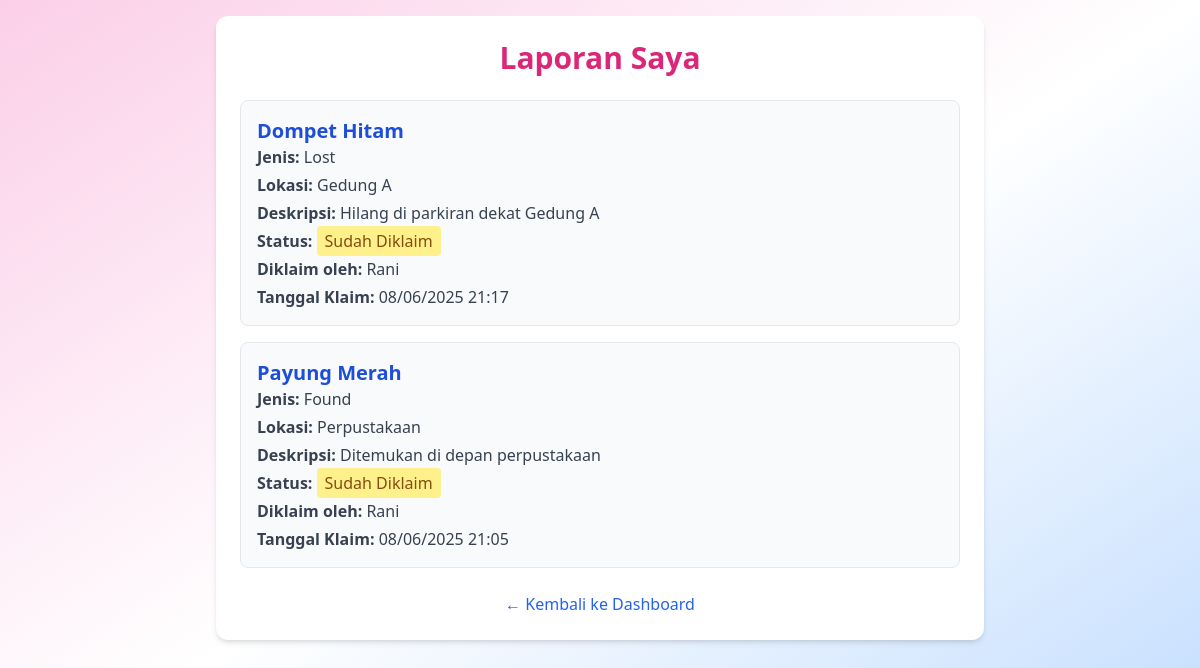
Screenshot of /laporan.php (signed in) with the database file from the repository.
### tables this page shows
CREATE TABLE `claims` (
  `claim_id` int(11) NOT NULL,
  `item_id` int(11) NOT NULL,
  `claimant_id` int(11) NOT NULL,
  `date_claimed` datetime DEFAULT current_timestamp(),
  `status` enum('pending','approved','rejected') DEFAULT 'pending'
);

CREATE TABLE `items` (
  `item_id` int(11) NOT NULL,
  `user_id` int(11) NOT NULL,
  `title` varchar(100) NOT NULL,
  `description` text DEFAULT NULL,
  `type` enum('lost','found') NOT NULL,
  `location` varchar(100) DEFAULT NULL,
  `date_reported` date DEFAULT curdate(),
  `status` enum('available','claimed') DEFAULT 'available'
);

CREATE TABLE `users` (
  `user_id` int(11) NOT NULL,
  `name` varchar(100) NOT NULL,
  `email` varchar(100) NOT NULL,
  `password` varchar(255) NOT NULL
);

### public/laporan.php (the view, shortened to what this page needs)
<?php
require_once '../includes/db.php';
try {
    $stmt = $pdo->query("
        SELECT
            i.item_id,
            i.title,
            i.description,
            i.location,
            i.type,
            i.date_reported,
            i.status,
            u.name as reporter_name,
            c.claim_id,
            c.status as claim_status,
            c.date_claimed,
            u2.name as claimant_name
        FROM items i
        JOIN users u ON i.user_id = u.user_id
        LEFT JOIN claims c ON i.item_id = c.item_id
        LEFT JOIN users u2 ON c.claimant_id = u2.user_id
        ORDER BY i.date_reported DESC
    ");
    $items = $stmt->fetchAll();
} catch (Exception $e) {
    $error = "Gagal memuat data laporan.";
    $items = [];
}
?>
<!DOCTYPE html>
<html lang="en">
<head>
    <script src="https://cdn.tailwindcss.com"></script>
</head>
<body class="bg-gradient-to-br from-pink-200 via-white to-blue-200 min-h-screen p-4">
    <div class="max-w-3xl mx-auto bg-white p-6 rounded-xl shadow-md">
        <h2 class="text-3xl font-bold text-center text-pink-600 mb-6">Laporan Saya</h2>
        <?php if (empty($items)): ?>
            <p class="text-center text-gray-500">Belum ada laporan yang kamu buat.</p>
        <?php else: ?>
            <div class="space-y-4">
                <?php foreach ($items as $item): ?>
                    <div class="border rounded-lg p-4 bg-gray-50">
                        <h3 class="text-xl font-semibold text-blue-700"><?= htmlspecialchars($item['title']) ?></h3>
                        <p class="text-gray-700 mb-1"><strong>Jenis:</strong> <?= ucfirst($item['type']) ?></p>
                        <p class="text-gray-700 mb-1"><strong>Lokasi:</strong> <?= htmlspecialchars($item['location']) ?></p>
                        <p class="text-gray-700 mb-1"><strong>Deskripsi:</strong> <?= nl2br(htmlspecialchars($item['description'])) ?></p>
                        <p class="text-gray-700 mb-1"><strong>Status:</strong>
                            <span class="px-2 py-1 rounded <?= $item['status'] === 'available' ? 'bg-green-200 text-green-800' : 'bg-yellow-200 text-yellow-800' ?>">
                                <?= $item['status'] === 'available' ? 'Tersedia' : 'Sudah Diklaim' ?>
                            </span>
                        </p>
                        <?php if ($item['claim_id']): ?>
                            <p class="text-gray-700 mb-1">
                                <strong>Diklaim oleh:</strong> <?= htmlspecialchars($item['claimant_name']) ?>
                            </p>
                            <p class="text-gray-700">
                                <strong>Tanggal Klaim:</strong> <?= date('d/m/Y H:i', strtotime($item['date_claimed'])) ?>
                            </p>
                        <?php endif; ?>
                    </div>
                <?php endforeach; ?>
            </div>
        <?php endif; ?>
        <div class="mt-6 text-center">
            <a href="dashboard.php" class="text-blue-600 hover:underline">← Kembali ke Dashboard</a>
        </div>
    </div>
</body>
</html>

### rows the page displays
claims: item.title "Dompet Hitam", item.type "Lost", item.location "Gedung A", item.description "Hilang di parkiran dekat Gedung A", claimant.name "Rani", date_claimed "08/06/2025 21:17"
claims: item.title "Payung Merah", item.type "Found", item.location "Perpustakaan", item.description "Ditemukan di depan perpustakaan", claimant.name "Rani", date_claimed "08/06/2025 21:05"
